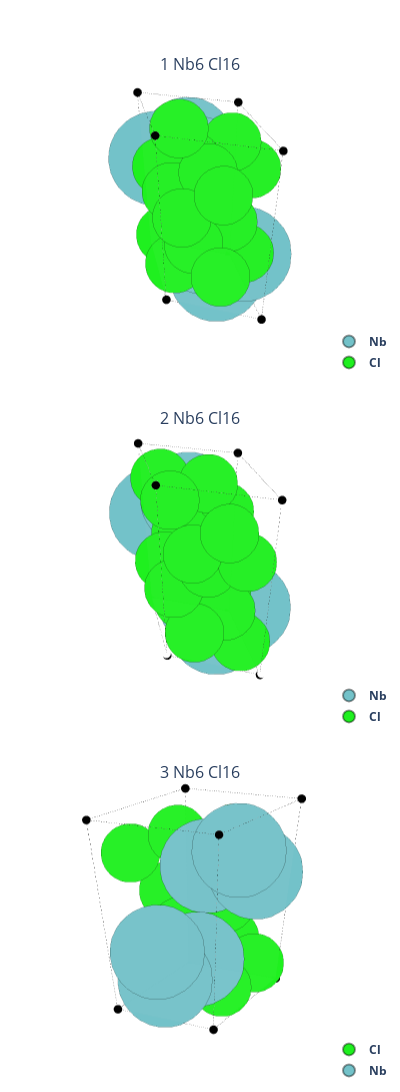

This figure's notebook cell:
### Code cell
structure_3d([nb3cl8, structures[0], gt_structure], n_cols=1)
